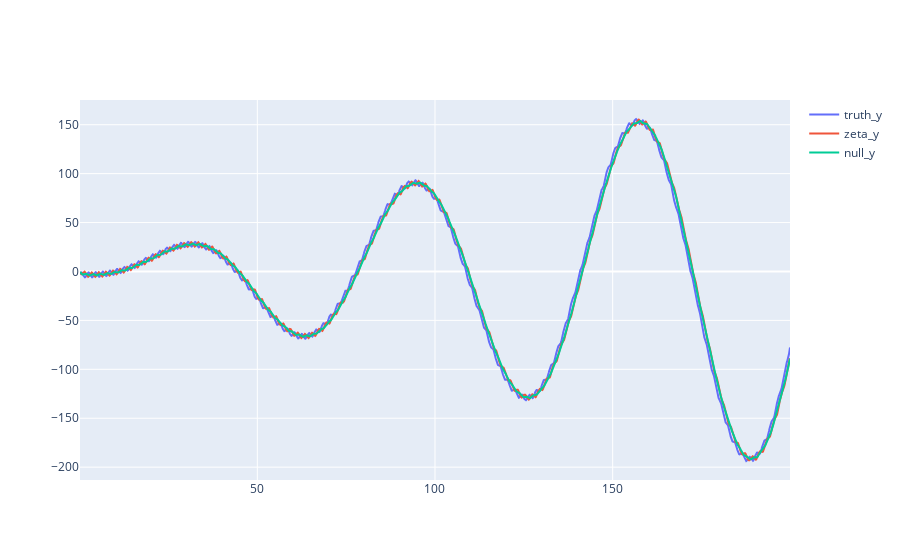

Source (notebook cell):
### Markdown cell above
## synchrony error

### Code cell
dimension = 'y'
py.iplot([go.Scatter(name='truth_'+dimension,x=master['t'],y=slave_truth[dimension]),
         go.Scatter(name='zeta_'+dimension,x=master['t'],y=slave_zeta[dimension].shift(0)),
         go.Scatter(name='null_'+dimension,x=master['t'],y=slave_null[dimension].shift(0))])

### Figure 1 — Plotly figure (JSON) as saved in the notebook; plotly's stock layout.template omitted (floating-point values rounded to 4 significant figures; data arrays with more than 128 entries replaced by an {"elided": "..."} marker saying what was removed)
{"data": [{"name": "truth_y", "type": "scatter", "x": {"elided": "1999 float values"}, "y": {"elided": "1999 float values"}}, {"name": "zeta_y", "type": "scatter", "x": {"elided": "1999 float values"}, "y": {"elided": "1999 float values"}}, {"name": "null_y", "type": "scatter", "x": {"elided": "1999 float values"}, "y": {"elided": "1999 float values"}}], "layout": {}}
